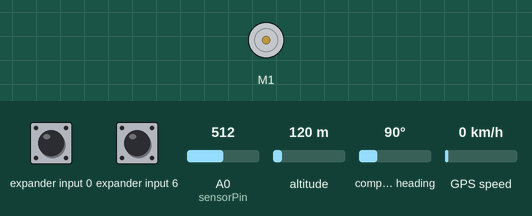
This sketch was run on a simulated Arduino Uno, built with avr-gcc and run on an emulated ATmega328P. Parts: DC motor (green arrow = forward, orange = backward, longer = faster). Wiring (inferred from the names in the program): PCF8574 port expander at I2C address 0x21. The inputs (shaded band) are chosen by the test bench; at power-on: A0 (sensorPin) = 512, expander input 0 HIGH, expander input 6 HIGH, altitude 120 m, compass heading 90°, GPS speed 0 km/h. The GPS gets a fix after 3 s at 37.7749, -122.4194 with 8 satellites; what the sketch prints to the serial monitor is not drawn.

Above: at 0.1 s.
At 4.2 s:
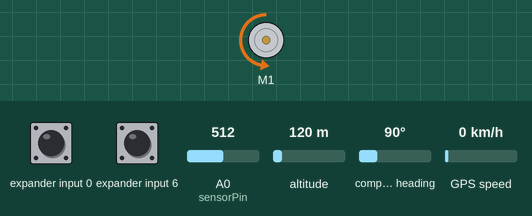
4.3 s: A0 (sensorPin) set to 97
5.8 s: A0 (sensorPin) set to 83
Timing chart, 0 to 8.8 s (numbered marks = the images above; inputs shaded):
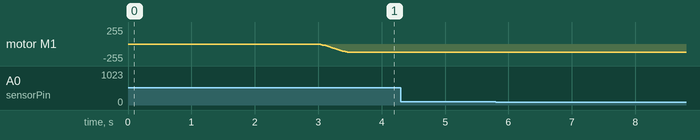

The sketch:

_20140320_1_REV_A01.ino
```cpp
// (licence header left out)
// This sketch is for the Arduino UNO only.  Due to pin requirements
// This sketch won't work with the Yun, Leonardo or Duemilanove

// Pololu VNH5019 Controller references
// We use this motor controller- it's overkill but works great and can handle
 //really big motors, plus it can handle the 12V directly and drop down to the
 // 9V the Arduino UNO needs.
 // Beware! Un-jumper the voltage pin if you're trying to use this with an
 // Arduino Yun- this shield will fry a Yun with 9V instead of the Yun's 5V.
 // http://www.pololu.com/product/2502
#include "DualVNH5019MotorShield.h"

// Adafruit library references
// Use the latest from here: https://github.com/adafruit/Adafruit-GPS-Library
#include <Adafruit_GPS.h>

// Common Arduino library references
#include <SoftwareSerial.h>
#include <math.h>
#include <Wire.h>

//HMC6532 Compass settings
// This code uses the Sparkfun HMC6532 from here: https://www.sparkfun.com/products/7915
// Here's a good tutorial for wiring the compass: http://bildr.org/2011/01/hmc6352/
// Wire the sda pin to the analog 4 on the Arduino UNO
// Wire the scl pin to the analog 5 on the Arduino UNO
const int sensorPin = 0;    // the pin that the potmeter is attached to
int sensorValue     = 0;    // store the value coming from the sensor
int HMC6352SlaveAddress = 0x42;
int HMC6352ReadAddress = 0x41; //"A" in hex, A command is:
int headingInt;

// magdec is your magnetic declination, which is the delta between true and magnetic north
// Enter this as a positive or negative number
// You can determine your local magnetic declination here: http://www.ngdc.noaa.gov/geomag-web/#declination
int magdec = -11;

// Adafruit GPS work
// This wiring uses pins 5 and 3. Keep in mind these pins won't work on the Arduino Yun, and neither will pins 0,1 on the Yun.
SoftwareSerial mySerial(5,3);  // The GPS must be wired to these pins, not the default 0,1
Adafruit_GPS GPS(&mySerial);
// Turn this on to see the NMEA sentences from the GPS unit.
// Most of the time you're not going to want this unless you suspect a problem with your GPS
#define GPSECHO  false
// Interrupt stuff for the GPS
boolean usingInterrupt = false;
void useInterrupt(boolean); // Func prototype keeps Arduino 0023 happy

// Turning on DEBUGPrint will show you the motor and logic messages
boolean DEBUGPrint  = true;


// Pololu VNH5019 Controller variables
DualVNH5019MotorShield md;
// The feedback from the position sensor on the motor needs to be wired to the 'sensorPin' referenced below.
int mappedValue;            // Mapped integer value for the linear actuator feedback sensor
int motorLinSpeed;          // linear actuator motor speed
int motorRotSpeed;          // rotation motor speed

// Start solar variables, don't mess with these.

float TrueSolarTime;
float EqOfTime;
float GeomMeanAnomSun;
float EccentEarthOrbit;
float GeomMeanLSunInt;
float GeomMeanLongSun;
float SunTrueLong;
float SunTrueAnom;
float SunRadVector;
float SunEqofCtr;
float SunAppLong;
float MeanObliqEcliptic;
float ObliqCorr;
float SunRtAscen;
float SunDeclin;
float VarY;
float HASunrise;
float HourAngle;
float SolarZenithAngle;
float CorrectedSolarElevation;
float ApproxAtmosRefraction;
float SolarElevation;
float SolarAzimuth;

// We need lots of floats for Julian Day calculations
float fltMins;
float fltHrs;
float fltDayDecimal;
long centuries;
long leaps;
long leapDays;
long yearDays;
long monthDays;
float JulianResult;
float JulianDay;
float JulianCentury;


// If you want accurate calculations, leave these as floats!
float lonmod; // Modifies GPS longitude from E/W to a negative or positive number
float latmod; // Modifies GPS latitude from N/S to a negative or positive number
float Latitude;
float Longitude;
float calcYear; // GPS gives us a two digit year, so we'll need to add 2000 to it later.
// End solar variables

void setup()
{


  // GPS setup start
  Serial.begin(115200);                         //GPS needs this to be 115200
  GPS.begin(9600); //Adafruit GPS is 9600 by default
  GPS.sendCommand(PMTK_SET_NMEA_OUTPUT_RMCGGA);
  GPS.sendCommand(PMTK_SET_NMEA_UPDATE_1HZ);     // 1 Hz update rate
  useInterrupt(true);
  delay(3000);
  mySerial.println(PMTK_Q_RELEASE);

  // Heading setup start
  HMC6352SlaveAddress = HMC6352SlaveAddress >> 1; // I know 0x42 is less than 127, but this is still required
  Wire.begin();

  // Tilt Read
  mappedValue = map(sensorValue, 5, 804, 0, 92);

  // Motor setup start
  md.init(); // Motor control init

}
// More GPS stuff
SIGNAL(TIMER0_COMPA_vect) {
  char c = GPS.read();
  if (GPSECHO)
    if (c) UDR0 = c;
}
void useInterrupt(boolean v) {
  if (v) {
    OCR0A = 0xAF;
    TIMSK0 |= _BV(OCIE0A);
    usingInterrupt = true;
  }
  else {
    // do not call the interrupt function COMPA anymore
    TIMSK0 &= ~_BV(OCIE0A);
    usingInterrupt = false;
  }
}
uint32_t timer = millis();

// Motor Fault code start
void stopIfFault()
{
  if (md.getM1Fault())
  {
    if (DEBUGPrint == true) {
      Serial.println("Motor 1 Fault.");
      md.setM1Speed(0);
    }
    while(1);
  }
  if (md.getM2Fault())
  {
    if (DEBUGPrint == true) {
      Serial.println("Motor 2 Fault.");
      md.setM2Speed(0);
    }
    while(1);
  }
}

// Motor feedback to serial port
void motorEcho()
{
  if (DEBUGPrint == true) {
    Serial.print(",");
    Serial.print(mappedValue);
    Serial.print(",");
    Serial.print(CorrectedSolarElevation);
    Serial.print(",");
    Serial.print(SolarAzimuth);
    Serial.print(",");
    Serial.println(headingInt);
  }
}

// Read the heading from the HMC6532
void getHeading()
{
  Wire.beginTransmission(HMC6352SlaveAddress);
  Wire.write(HMC6352ReadAddress);              // The "Get Data" command
  Wire.endTransmission();
  delay(6);
  Wire.requestFrom(HMC6352SlaveAddress, 2); //get the two data bytes, MSB and LSB
  byte MSB = Wire.read();
  byte LSB = Wire.read();
  float headingSum = (MSB << 8) + LSB; //(MSB / LSB sum)
  headingInt = ceil(headingSum / 10);
}
// Motor routine to raise the elevation of the solar panel
void raiseAngle()
{
  int sensorValue = analogRead(sensorPin);    // read the input pin
  mappedValue = map(sensorValue, 5, 804, 0, 92);
  motorLinSpeed--;
  //  String motorDirection = "Raise";
  Serial.print("Raise");
  motorEcho();

  if (motorLinSpeed <= -200) {
    motorLinSpeed = -200;
  }
  md.setM1Speed(motorLinSpeed);
}

// Motor routine to lower the elevation of the solar panel
void lowerAngle()
{
  int sensorValue = analogRead(sensorPin);    // read the input pin
  mappedValue = map(sensorValue, 5, 804, 0, 92);
  motorLinSpeed++;
  //  String motorDirection = "Lower";
  Serial.print("Lower");
  motorEcho();

  if (motorLinSpeed >= 200) {
    motorLinSpeed = 200;
  }
  md.setM1Speed(motorLinSpeed);
}

// Motor routine to rotate the motor through positive current
void rotatePos()
{
  delay(100);
  getHeading();
  Serial.print("Positive");
  motorEcho();

  motorRotSpeed++;
  if (motorRotSpeed >= 100) {
    motorRotSpeed = 100;
  }
  md.setM2Speed(motorRotSpeed);
}

// Motor routine to rotate the motor through negative current
void rotateNeg()
{
  delay(100);
  getHeading();
  Serial.print("Negative");
  motorEcho();

  motorRotSpeed--;
  if (motorRotSpeed <= -100) {
    motorRotSpeed = -100;
  }
  md.setM2Speed(motorRotSpeed);
}

void loop()                     // The main loop
{
  // Get the compass heading
  getHeading();

  // in case you are not using the interrupt above, you'll
  // need to 'hand query' the GPS, not suggested :(
  if (! usingInterrupt) {
    // read data from the GPS in the 'main loop'
    char c = GPS.read();
    // if you want to debug, this is a good time to do it!
    if (GPSECHO)
      if (c) UDR0 = c;
    // writing direct to UDR0 is much much faster than Serial.print
    // but only one character can be written at a time.
  }

  // if a sentence is received, we can check the checksum, parse it...
  if (GPS.newNMEAreceived()) {
    // a tricky thing here is if we print the NMEA sentence, or data
    // we end up not listening and catching other sentences!
    // so be very wary if using OUTPUT_ALLDATA and trytng to print out data
    //Serial.println(GPS.lastNMEA());   // this also sets the newNMEAreceived() flag to false

    if (!GPS.parse(GPS.lastNMEA()))   // this also sets the newNMEAreceived() flag to false
      return;  // we can fail to parse a sentence in which case we should just wait for another
  }

  // if millis() or timer wraps around, we'll just reset it
  if (timer > millis())  timer = millis();

  // approximately every 2 seconds or so, print out the current stats
  if (millis() - timer > 2000) {
    timer = millis(); // reset the timer

    Serial.print("\nTime: ");
    Serial.print(GPS.hour, DEC);
    Serial.print(':');
    Serial.print(GPS.minute, DEC);
    Serial.print(':');
    Serial.print(GPS.seconds, DEC);
    Serial.print('.');
    Serial.println(GPS.milliseconds);
    Serial.print("Date: ");
    Serial.print(GPS.month, DEC);
    Serial.print('/');
    Serial.print(GPS.day, DEC);
    Serial.print("/20");
    Serial.println(GPS.year, DEC);
    Serial.print("Fix: ");
    Serial.print((int)GPS.fix);
    Serial.print(" quality: ");
    Serial.println((int)GPS.fixquality);

    // Check for the latitude and longitude symbols so we can create the right math string for coordinates
    if (GPS.lat == 'N') {
      latmod = 1;
    }
    else {
      latmod = -1;
    }

    if (GPS.lon == 'W') {
      lonmod = -1;
    }
    else {
      lonmod = 1;
    }
  }
  // Clean up the GPS strings to make them work with our solar calculations below
  int intYear = GPS.year + 2000; //year
  Longitude = (GPS.longitude * lonmod * .01); //enter longitude here
  Latitude = (GPS.latitude * latmod * .01); //enter latitude here

  // If you have the DEBUGPRINT boolean value set to true, these variables will echo to the serial console.
  // If you're short on memory or space, you can remove these- but they're helpful if you're doing any GPS debugging.
  // This sketch requires the latest GPS library from Adafruit! This can be found here: https://github.com/adafruit/Adafruit-GPS-Library
  // If the value for time, latitude or longitude comes back as 0, you have a parsing or GPS problem.
  // Turning on the GPS echo can tell you if you're getting GPS NMEA sentences.
  if (DEBUGPrint == true) {
    Serial.print("Heartbeat:");
    Serial.print(GPS.hour, DEC);
    Serial.print(':');
    Serial.print(GPS.minute, DEC);
    Serial.print(",");
    Serial.print(Latitude);
    Serial.print(",");
    Serial.print(Longitude);
    Serial.print(",");
  }

  //Solar Calculations
  // This set of calculations is accurate to within about 1 degree- it would be more accurate
  // if the Arduino could handle more floating point precision
  // These calculations are pulled from the NOAA calculator here: http://www.esrl.noaa.gov/gmd/grad/solcalc/calcdetails.html
  // You can also find a handy calculator here, but beware of local time- my GPS calc assumes it's ALWAYS GMT.  http://www.sunearthtools.com/dp/tools/pos_sun.php
  fltMins = ((float)GPS.minute / 60)/24;
  fltHrs = (float)GPS.hour / 24;
  fltDayDecimal = fltHrs + fltMins;


// Julian Day calculated thanks to this Instructibles article: http://www.instructables.com/id/Making-a-Mayan-Tzolkin-Calendar/step5/Arduino-code/
  centuries = intYear/100;
  leaps = centuries/4;
  leapDays = 2 - centuries + leaps;         // note is negative!!
  yearDays = 365.25 * (intYear + 4716);     // days until 1 jan this year
  monthDays = 30.6001* (GPS.month + 1);    // days until 1st month
  JulianResult = leapDays + GPS.day + monthDays + yearDays -1524.5;
  JulianDay = (float)JulianResult + fltDayDecimal;
  JulianCentury = (JulianDay-2451545)/36525;

  // Really, don't mess with these
  GeomMeanLongSun =fmod(280.46646 + JulianCentury * (36000.76983 + JulianCentury * 0.0003032), 360);
  GeomMeanAnomSun = (357.52911 + JulianCentury * (35999.05029 - 0.0001537 * JulianCentury));
  EccentEarthOrbit = (0.016708634 - JulianCentury * (0.000042037 + 0.0000001267 * JulianCentury));
  SunEqofCtr = sin(radians(GeomMeanAnomSun))*(1.914602-JulianCentury*(0.004817+0.000014*JulianCentury))+sin(radians(2*GeomMeanAnomSun))*(0.019993-0.000101*JulianCentury)+sin(radians(3*GeomMeanAnomSun))*0.000289;
  SunTrueLong = GeomMeanLongSun + SunEqofCtr;
  SunTrueAnom = GeomMeanAnomSun + SunEqofCtr;
  SunRadVector = (1.000001018*(1-EccentEarthOrbit*EccentEarthOrbit))/(1+EccentEarthOrbit*cos(radians(SunTrueAnom)));
  SunAppLong = SunTrueLong-0.00569-0.00478*sin(radians(125.04-1934.136*JulianCentury));
  MeanObliqEcliptic = 23+(26+((21.448-JulianCentury*(46.815+JulianCentury*(0.00059-JulianCentury*0.001813))))/60)/60;
  ObliqCorr = MeanObliqEcliptic+0.00256*cos(radians(125.04-1934.136*JulianCentury));
  SunRtAscen = degrees(atan2(cos(radians(23.4352061926769))*sin(radians(13.8366518589196)),cos(radians(13.8366518589196))));
  SunDeclin = degrees(asin(sin(radians(ObliqCorr))*sin(radians(SunAppLong))));
  VarY =tan(radians(ObliqCorr/2))*tan(radians(ObliqCorr/2));
  EqOfTime= 4*degrees(VarY*sin(2*radians(GeomMeanLongSun))-2*EccentEarthOrbit*sin(radians(GeomMeanAnomSun))+4*EccentEarthOrbit*VarY*sin(radians(GeomMeanAnomSun))*cos(2*radians(GeomMeanLongSun))-0.5*VarY*VarY*sin(4*radians(GeomMeanLongSun))-1.25*EccentEarthOrbit*EccentEarthOrbit*sin(2*radians(GeomMeanAnomSun)));
  HASunrise = degrees(acos(cos(radians(90.833))/(cos(radians(Latitude))*cos(radians(SunDeclin)))-tan(radians(Latitude))*tan(radians(SunDeclin))));
  TrueSolarTime = fmod((fltDayDecimal*1440)+EqOfTime+(4*Longitude),1440);

  if (TrueSolarTime/4<0){
    HourAngle = (TrueSolarTime/4+180);
  }
  else
  {
    HourAngle = (TrueSolarTime/4-180);
  }
  SolarZenithAngle = degrees(acos(sin(radians(Latitude))*sin(radians(SunDeclin))+cos(radians(Latitude))*cos(radians(SunDeclin))*cos(radians(HourAngle))));
  SolarElevation = 90-SolarZenithAngle;

// Compensate for atmospheric refraction- this has the greatest influence on the angle of the sun when it's closer to the horizon
  if (SolarElevation>85) {
    ApproxAtmosRefraction =0;
  }
  else if (SolarElevation<85) {
    ApproxAtmosRefraction = (58.1/tan(radians(SolarElevation))-0.07/pow(tan(radians(SolarElevation)),3)+0.000086/pow(tan(radians(SolarElevation)),5))/3600;
  }
  else if (SolarElevation>-0.575) {
    ApproxAtmosRefraction = 1735+SolarElevation*(-518.2+SolarElevation*(103.4+SolarElevation*(-12.79+SolarElevation*0.711))),-20.772/tan(radians(SolarElevation))/3600;
  }

  CorrectedSolarElevation = round(SolarElevation+ApproxAtmosRefraction);

  if (HourAngle>0) {
    SolarAzimuth = (fmod(degrees(acos(((sin(radians(Latitude))*cos(radians(SolarZenithAngle)))-sin(radians(SunDeclin)))/(cos(radians(Latitude))*sin(radians(SolarZenithAngle)))))+180,360));
  }
  else {
    SolarAzimuth = (fmod(540-degrees(acos(((sin(radians(Latitude))*cos(radians(SolarZenithAngle)))-sin(radians(SunDeclin)))/(cos(radians(Latitude))*sin(radians(SolarZenithAngle))))),360));
  }

  //Adjust the magnetic declination
  if (CorrectedSolarElevation > 0)
  {
    if (magdec < 0)
    {
      //      Serial.print(SolarAzimuth);
      //      Serial.print("->");
      if (SolarAzimuth + magdec >= 0)
      {
        SolarAzimuth = SolarAzimuth + magdec;
        //              Serial.println(SolarAzimuth);
      }
      else
      {
        SolarAzimuth = (SolarAzimuth + magdec + 360);
      }
    }
    else if (magdec > 0)
    {
      //      Serial.print(SolarAzimuth);
      //      Serial.print("->");
      if (SolarAzimuth + magdec <= 360)
      {
        SolarAzimuth = SolarAzimuth + magdec;
        Serial.println(SolarAzimuth);
      }
      else
      {
        SolarAzimuth = (SolarAzimuth + magdec - 360);
        //                      Serial.println(SolarAzimuth);
      }
    }
  }


  //Before any motor control, read the linear actuator position
  int sensorValue = analogRead(sensorPin);          //Read the input pin
  mappedValue = map(sensorValue, 45, 804, 0, 92);   //Map the readings of the analog input and calibrate to angles

  //Adjust the magnetic declination
  if (CorrectedSolarElevation > 0)
  {
    if (magdec < 0)
    {
      //      Serial.print(SolarAzimuth);
      //      Serial.print("->");
      if (SolarAzimuth + magdec >= 0)
      {
        SolarAzimuth = SolarAzimuth + magdec;
        //              Serial.println(SolarAzimuth);
      }
      else
      {
        SolarAzimuth = (SolarAzimuth + magdec + 360);
      }
    }
    else if (magdec > 0)
    {
      //      Serial.print(SolarAzimuth);
      //      Serial.print("->");
      if (SolarAzimuth + magdec <= 360)
      {
        SolarAzimuth = SolarAzimuth + magdec;
        Serial.println(SolarAzimuth);
      }
      else
      {
        SolarAzimuth = (SolarAzimuth + magdec - 360);
        //                      Serial.println(SolarAzimuth);
      }
    }
  }
  // If we have DEBUGPRINT set to true, the serial console will spit out your solar calculations.
  // CorrectedSolarElevation is the angle of the sun from the horizon
  // SolarAzimuth is the compass heading for the sun - remember that this is calculated from true north
  // You will need to factor in magnetic declination based on where you are in the world
  if (DEBUGPrint == true) {
    Serial.print(CorrectedSolarElevation, 0); //Print Elevation (Vertical) with no decimal places
    Serial.print(",");
    Serial.println(SolarAzimuth, 0); //Print Azimuth (Horizontal) with no decimal places
  }

  // Check to see if the sun is below the horizon
  if (CorrectedSolarElevation < 0)
  {
    CorrectedSolarElevation = 0;
    if (DEBUGPrint == true) {
      Serial.println("Passive Mode");
    }
    // Lower the tilt head to zero
    while(mappedValue < 90){
      raiseAngle();
    }
    md.setM1Speed(0);
  }
  // In this section we're rotating the motor number 1 to raise or lower the panel.
  // Remember that for the panel to point at 0 degrees, the linear actuator needs to be fully contracted
  // Lower the angle of the panel

  if (mappedValue == round(CorrectedSolarElevation))
  {
    //Solar panel elevation doesn't need to move, so no need to do anything
  }
  else
  {
    if ((round(CorrectedSolarElevation) > 0) && (round(CorrectedSolarElevation) < 91) && (mappedValue > round(CorrectedSolarElevation)))
    {
      while(mappedValue > CorrectedSolarElevation){
        lowerAngle();
      }
      md.setM1Speed(0);
    }
    //Raise the angle of the panel
    if ((round(CorrectedSolarElevation) > 0)  && (CorrectedSolarElevation < 91) && (mappedValue < CorrectedSolarElevation))
    {
      while(mappedValue < round(CorrectedSolarElevation)) {
        raiseAngle();
      }
      md.setM1Speed(0);
    }
  }

  getHeading();

  // In this section we're rotating the motor number 2 either positive or negative.
  // First make sure the angle of the sun is between 0 and 90 degrees
  //if (((headingInt - SolarAzimuth) < 2 ) ^ ((SolarAzimuth - headingInt) < 2))
  if (headingInt == round(SolarAzimuth))
  {
    //Heading is good, no need to move
    if (DEBUGPrint == true) {
      Serial.println("Motor: No Movement.");
    }
  }
  else
  {

    if (CorrectedSolarElevation > 0)
    {
      if (headingInt < SolarAzimuth)
      {
        while(((SolarAzimuth-headingInt) <2) ^ ((SolarAzimuth-headingInt) > -2))
        {
          rotatePos();
        }
        md.setM2Speed(0);
        if (DEBUGPrint == true) {
          Serial.println("Motor: Positive Stop.");
        }
      }
      else if (headingInt > SolarAzimuth)
      {
        while(((SolarAzimuth-headingInt) <2) ^ ((SolarAzimuth-headingInt) > -2))
        {
          rotateNeg();
        }
        md.setM2Speed(0);

        if (DEBUGPrint == true) {
          Serial.println("Motor: Negative Stop.");
        }
      }
    }
  }
  delay(120000); //Delay 2 minutes - you can set this to something faster for debugging, otherwise the sun usually doesn't move in the sky that fast :)
}
```
